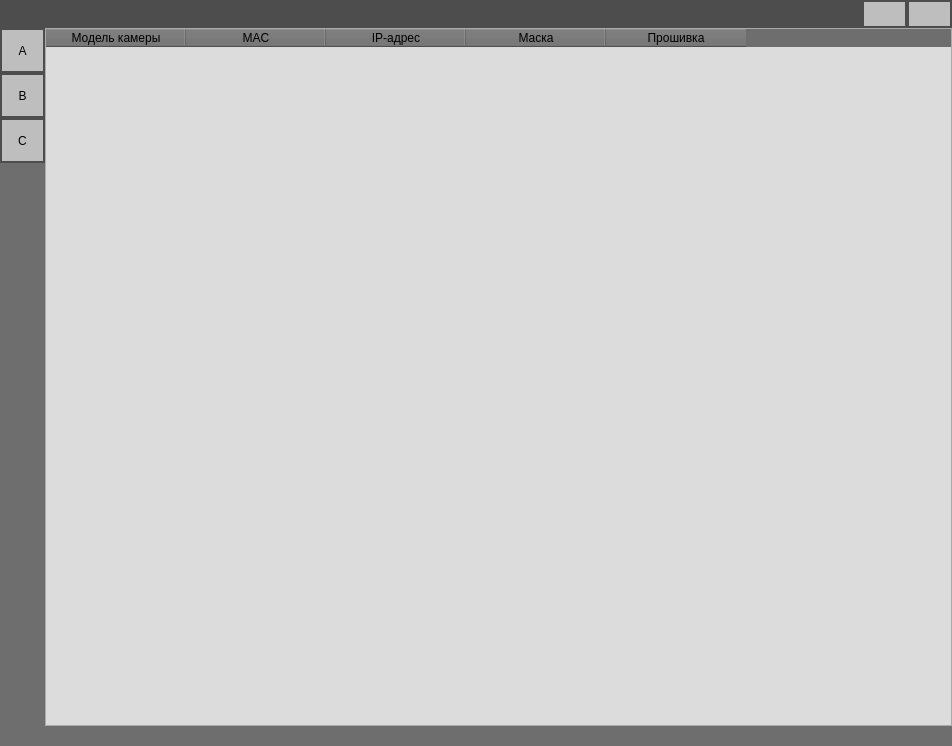
<?xml version="1.0" encoding="UTF-8"?>
<ui version="4.0">
 <class>MainWindow</class>
 <widget class="QMainWindow" name="MainWindow">
  <property name="geometry">
   <rect>
    <x>0</x>
    <y>0</y>
    <width>952</width>
    <height>746</height>
   </rect>
  </property>
  <property name="windowTitle">
   <string>MainWindow</string>
  </property>
  <widget class="QWidget" name="centralwidget">
   <property name="autoFillBackground">
    <bool>false</bool>
   </property>
   <property name="styleSheet">
    <string notr="true">QWidget {
background-color: rgb(110,110,110);
}</string>
   </property>
   <layout class="QVBoxLayout" name="verticalLayout_2">
    <property name="spacing">
     <number>0</number>
    </property>
    <property name="leftMargin">
     <number>0</number>
    </property>
    <property name="topMargin">
     <number>0</number>
    </property>
    <property name="rightMargin">
     <number>0</number>
    </property>
    <property name="bottomMargin">
     <number>0</number>
    </property>
    <item>
     <widget class="QFrame" name="horizontalFrame_top">
      <property name="maximumSize">
       <size>
        <width>16777215</width>
        <height>45</height>
       </size>
      </property>
      <property name="frameShadow">
       <enum>QFrame::Sunken</enum>
      </property>
      <layout class="QHBoxLayout" name="horizontalLayout">
       <property name="spacing">
        <number>0</number>
       </property>
       <property name="leftMargin">
        <number>0</number>
       </property>
       <property name="topMargin">
        <number>0</number>
       </property>
       <property name="rightMargin">
        <number>0</number>
       </property>
       <property name="bottomMargin">
        <number>0</number>
       </property>
       <item>
        <widget class="QFrame" name="verticalFrame_top">
         <property name="maximumSize">
          <size>
           <width>16777215</width>
           <height>45</height>
          </size>
         </property>
         <property name="frameShadow">
          <enum>QFrame::Raised</enum>
         </property>
         <layout class="QHBoxLayout" name="horizontalLayout_5">
          <property name="spacing">
           <number>0</number>
          </property>
          <property name="leftMargin">
           <number>0</number>
          </property>
          <property name="topMargin">
           <number>0</number>
          </property>
          <property name="rightMargin">
           <number>0</number>
          </property>
          <property name="bottomMargin">
           <number>0</number>
          </property>
          <item>
           <widget class="QLabel" name="label_top">
            <property name="maximumSize">
             <size>
              <width>16777215</width>
              <height>45</height>
             </size>
            </property>
            <property name="styleSheet">
             <string notr="true">QLabel {
background-color: rgb(77,77,77);
    spacing: 3px;           
    padding: 5px 10px;
    color: rgb(0,0,0);  
}
QLabel:pressed {
	border: 2px solid green;
    background-color: rgb(85, 170, 127);
    color: rgb(0,0,0);  
    border-radius: 5px;
}</string>
            </property>
            <property name="frameShadow">
             <enum>QFrame::Raised</enum>
            </property>
            <property name="text">
             <string/>
            </property>
           </widget>
          </item>
         </layout>
        </widget>
       </item>
       <item>
        <widget class="QFrame" name="frame_close">
         <property name="maximumSize">
          <size>
           <width>45</width>
           <height>45</height>
          </size>
         </property>
         <property name="frameShadow">
          <enum>QFrame::Raised</enum>
         </property>
         <layout class="QHBoxLayout" name="horizontalLayout_4">
          <property name="spacing">
           <number>0</number>
          </property>
          <property name="leftMargin">
           <number>0</number>
          </property>
          <property name="topMargin">
           <number>0</number>
          </property>
          <property name="rightMargin">
           <number>0</number>
          </property>
          <property name="bottomMargin">
           <number>0</number>
          </property>
          <item>
           <widget class="QPushButton" name="pushButton_min_window">
            <property name="maximumSize">
             <size>
              <width>45</width>
              <height>45</height>
             </size>
            </property>
            <property name="styleSheet">
             <string notr="true">QPushButton {
    spacing: 3px;           
    padding: 5px 10px;
    background-color: rgb(190,190,190);
    color: rgb(0,0,0);
	border: 2px solid rgb(77,77,77);
}
QPushButton:hover {
	background-color: rgb(255, 142, 119);
	border-radius: 3px;
}
QPushButton:pressed {
	border: 2px solid green;
    background-color: rgb(85, 170, 127);
    color: rgb(0,0,0);  
    border-radius: 2px;
}
QPushButton:disabled {
	background-color: rgb(220,220,220,);
	color: rgb(150,150,150,);
}</string>
            </property>
            <property name="text">
             <string/>
            </property>
            <property name="icon">
             <iconset>
              <normaloff>icon/min.png</normaloff>icon/min.png</iconset>
            </property>
            <property name="flat">
             <bool>true</bool>
            </property>
           </widget>
          </item>
         </layout>
        </widget>
       </item>
       <item>
        <widget class="QFrame" name="frame_min">
         <property name="maximumSize">
          <size>
           <width>45</width>
           <height>45</height>
          </size>
         </property>
         <property name="frameShadow">
          <enum>QFrame::Raised</enum>
         </property>
         <layout class="QHBoxLayout" name="horizontalLayout_2">
          <property name="spacing">
           <number>0</number>
          </property>
          <property name="leftMargin">
           <number>0</number>
          </property>
          <property name="topMargin">
           <number>0</number>
          </property>
          <property name="rightMargin">
           <number>0</number>
          </property>
          <property name="bottomMargin">
           <number>0</number>
          </property>
          <item>
           <widget class="QPushButton" name="pushButton_close_window">
            <property name="maximumSize">
             <size>
              <width>45</width>
              <height>45</height>
             </size>
            </property>
            <property name="styleSheet">
             <string notr="true">QPushButton {
    spacing: 3px;           
    padding: 5px 10px;
    background-color: rgb(190,190,190);
    color: rgb(0,0,0);
	border: 2px solid rgb(77,77,77);
}
QPushButton:hover {
	background-color: rgb(255, 142, 119);
	border-radius: 3px;
}
QPushButton:pressed {
	border: 2px solid green;
    background-color: rgb(85, 170, 127);
    color: rgb(0,0,0);  
    border-radius: 2px;
}
QPushButton:disabled {
	background-color: rgb(220,220,220,);
	color: rgb(150,150,150,);
}</string>
            </property>
            <property name="text">
             <string/>
            </property>
            <property name="icon">
             <iconset>
              <normaloff>icon/exit.png</normaloff>icon/exit.png</iconset>
            </property>
            <property name="flat">
             <bool>true</bool>
            </property>
           </widget>
          </item>
         </layout>
        </widget>
       </item>
      </layout>
     </widget>
    </item>
    <item>
     <widget class="QFrame" name="verticalFrame_bot">
      <property name="frameShadow">
       <enum>QFrame::Raised</enum>
      </property>
      <layout class="QHBoxLayout" name="horizontalLayout_3">
       <property name="spacing">
        <number>0</number>
       </property>
       <property name="leftMargin">
        <number>0</number>
       </property>
       <property name="topMargin">
        <number>0</number>
       </property>
       <property name="rightMargin">
        <number>0</number>
       </property>
       <property name="bottomMargin">
        <number>0</number>
       </property>
       <item>
        <widget class="QFrame" name="button_right">
         <property name="minimumSize">
          <size>
           <width>0</width>
           <height>0</height>
          </size>
         </property>
         <property name="maximumSize">
          <size>
           <width>45</width>
           <height>16777215</height>
          </size>
         </property>
         <property name="frameShadow">
          <enum>QFrame::Raised</enum>
         </property>
         <layout class="QVBoxLayout" name="verticalLayout_10">
          <property name="spacing">
           <number>0</number>
          </property>
          <property name="leftMargin">
           <number>0</number>
          </property>
          <property name="topMargin">
           <number>0</number>
          </property>
          <property name="rightMargin">
           <number>0</number>
          </property>
          <property name="bottomMargin">
           <number>0</number>
          </property>
          <item>
           <widget class="QFrame" name="vertical_button_3">
            <property name="maximumSize">
             <size>
              <width>45</width>
              <height>45</height>
             </size>
            </property>
            <property name="frameShadow">
             <enum>QFrame::Raised</enum>
            </property>
            <layout class="QVBoxLayout" name="verticalLayout_7">
             <property name="spacing">
              <number>0</number>
             </property>
             <property name="leftMargin">
              <number>0</number>
             </property>
             <property name="topMargin">
              <number>0</number>
             </property>
             <property name="rightMargin">
              <number>0</number>
             </property>
             <property name="bottomMargin">
              <number>0</number>
             </property>
             <item>
              <widget class="QPushButton" name="pushButton_A">
               <property name="minimumSize">
                <size>
                 <width>45</width>
                 <height>45</height>
                </size>
               </property>
               <property name="maximumSize">
                <size>
                 <width>45</width>
                 <height>45</height>
                </size>
               </property>
               <property name="styleSheet">
                <string notr="true">QPushButton {
    spacing: 3px;           
    padding: 5px 10px;
    background-color: rgb(190,190,190);
    color: rgb(0,0,0);
	border: 2px solid rgb(77,77,77);
}
QPushButton:hover {
	background-color: rgb(255, 142, 119);
	border-radius: 2px;
}
QPushButton:pressed {
	border: 2px solid green;
    background-color: rgb(85, 170, 127);
    color: rgb(0,0,0);  
    border-radius: 2px;
}
QPushButton:disabled {
	background-color: rgb(220,220,220,);
	color: rgb(150,150,150,);
}</string>
               </property>
               <property name="text">
                <string>A</string>
               </property>
               <property name="flat">
                <bool>true</bool>
               </property>
              </widget>
             </item>
            </layout>
           </widget>
          </item>
          <item>
           <widget class="QFrame" name="vertical_button_2">
            <property name="maximumSize">
             <size>
              <width>45</width>
              <height>45</height>
             </size>
            </property>
            <property name="frameShadow">
             <enum>QFrame::Raised</enum>
            </property>
            <layout class="QVBoxLayout" name="verticalLayout_6">
             <property name="spacing">
              <number>0</number>
             </property>
             <property name="leftMargin">
              <number>0</number>
             </property>
             <property name="topMargin">
              <number>0</number>
             </property>
             <property name="rightMargin">
              <number>0</number>
             </property>
             <property name="bottomMargin">
              <number>0</number>
             </property>
             <item>
              <widget class="QPushButton" name="pushButton_B">
               <property name="minimumSize">
                <size>
                 <width>45</width>
                 <height>45</height>
                </size>
               </property>
               <property name="maximumSize">
                <size>
                 <width>45</width>
                 <height>45</height>
                </size>
               </property>
               <property name="styleSheet">
                <string notr="true">QPushButton {
    spacing: 3px;           
    padding: 5px 10px;
    background-color: rgb(190,190,190);
    color: rgb(0,0,0);
	border: 2px solid rgb(77,77,77);
}
QPushButton:hover {
	background-color: rgb(255, 142, 119);
	border-radius: 3px;
}
QPushButton:pressed {
	border: 2px solid green;
    background-color: rgb(85, 170, 127);
    color: rgb(0,0,0);  
    border-radius: 2px;
}
QPushButton:disabled {
	background-color: rgb(220,220,220,);
	color: rgb(150,150,150,);
}</string>
               </property>
               <property name="text">
                <string>B</string>
               </property>
               <property name="flat">
                <bool>true</bool>
               </property>
              </widget>
             </item>
            </layout>
           </widget>
          </item>
          <item>
           <widget class="QFrame" name="vertical_button_1">
            <property name="maximumSize">
             <size>
              <width>45</width>
              <height>45</height>
             </size>
            </property>
            <property name="frameShadow">
             <enum>QFrame::Raised</enum>
            </property>
            <layout class="QVBoxLayout" name="verticalLayout_5">
             <property name="spacing">
              <number>0</number>
             </property>
             <property name="leftMargin">
              <number>0</number>
             </property>
             <property name="topMargin">
              <number>0</number>
             </property>
             <property name="rightMargin">
              <number>0</number>
             </property>
             <property name="bottomMargin">
              <number>0</number>
             </property>
             <item>
              <widget class="QPushButton" name="pushButton_C">
               <property name="minimumSize">
                <size>
                 <width>45</width>
                 <height>45</height>
                </size>
               </property>
               <property name="maximumSize">
                <size>
                 <width>45</width>
                 <height>45</height>
                </size>
               </property>
               <property name="styleSheet">
                <string notr="true">QPushButton {
    spacing: 3px;           
	 padding: 5px 10px;
    background-color: rgb(190,190,190);
    color: rgb(0,0,0);
	 border: 2px solid rgb(77,77,77);
}
QPushButton:hover {
	background-color: rgb(255, 142, 119);
	border-radius: 3px;
}
QPushButton:pressed {
	 border: 2px solid green;
    background-color: rgb(85, 170, 127);
    color: rgb(0,0,0);  
    border-radius: 2px;
}
QPushButton:disabled {
	background-color: rgb(220,220,220,);
	color: rgb(150,150,150,);
}</string>
               </property>
               <property name="text">
                <string>C</string>
               </property>
               <property name="flat">
                <bool>true</bool>
               </property>
              </widget>
             </item>
            </layout>
           </widget>
          </item>
          <item>
           <widget class="QFrame" name="verticalFrame">
            <property name="maximumSize">
             <size>
              <width>45</width>
              <height>16777215</height>
             </size>
            </property>
            <layout class="QVBoxLayout" name="verticalLayout_9">
             <property name="spacing">
              <number>0</number>
             </property>
             <property name="leftMargin">
              <number>0</number>
             </property>
             <property name="topMargin">
              <number>0</number>
             </property>
             <property name="rightMargin">
              <number>0</number>
             </property>
             <property name="bottomMargin">
              <number>0</number>
             </property>
             <item>
              <widget class="QLabel" name="label_3">
               <property name="maximumSize">
                <size>
                 <width>45</width>
                 <height>16777215</height>
                </size>
               </property>
               <property name="text">
                <string/>
               </property>
              </widget>
             </item>
            </layout>
           </widget>
          </item>
         </layout>
        </widget>
       </item>
       <item>
        <widget class="QFrame" name="see_frame">
         <property name="frameShadow">
          <enum>QFrame::Raised</enum>
         </property>
         <layout class="QVBoxLayout" name="verticalLayout_3">
          <property name="spacing">
           <number>0</number>
          </property>
          <property name="leftMargin">
           <number>0</number>
          </property>
          <property name="topMargin">
           <number>0</number>
          </property>
          <property name="rightMargin">
           <number>0</number>
          </property>
          <property name="bottomMargin">
           <number>0</number>
          </property>
          <item>
           <widget class="QFrame" name="tb_frame">
            <layout class="QVBoxLayout" name="verticalLayout_4">
             <property name="spacing">
              <number>0</number>
             </property>
             <property name="leftMargin">
              <number>0</number>
             </property>
             <property name="topMargin">
              <number>0</number>
             </property>
             <property name="rightMargin">
              <number>0</number>
             </property>
             <property name="bottomMargin">
              <number>0</number>
             </property>
             <item>
              <widget class="QTableWidget" name="tableWidget_search_camera">
               <property name="enabled">
                <bool>true</bool>
               </property>
               <property name="cursor" stdset="0">
                <cursorShape>ArrowCursor</cursorShape>
               </property>
               <property name="layoutDirection">
                <enum>Qt::LeftToRight</enum>
               </property>
               <property name="styleSheet">
                <string notr="true">QTableWidget {
    background-color: rgb(220,220,220);
    color: rgb(0,0,0);  
}
QTableWidget:pressed {
	border: 2px solid green;
    background-color: rgb(85, 170, 127);
    color: rgb(0,0,0);  
}</string>
               </property>
               <property name="frameShadow">
                <enum>QFrame::Plain</enum>
               </property>
               <property name="editTriggers">
                <set>QAbstractItemView::NoEditTriggers</set>
               </property>
               <property name="sortingEnabled">
                <bool>true</bool>
               </property>
               <property name="wordWrap">
                <bool>false</bool>
               </property>
               <property name="cornerButtonEnabled">
                <bool>true</bool>
               </property>
               <attribute name="horizontalHeaderVisible">
                <bool>true</bool>
               </attribute>
               <attribute name="horizontalHeaderCascadingSectionResizes">
                <bool>false</bool>
               </attribute>
               <attribute name="horizontalHeaderDefaultSectionSize">
                <number>140</number>
               </attribute>
               <attribute name="horizontalHeaderHighlightSections">
                <bool>true</bool>
               </attribute>
               <attribute name="horizontalHeaderShowSortIndicator" stdset="0">
                <bool>true</bool>
               </attribute>
               <attribute name="verticalHeaderVisible">
                <bool>false</bool>
               </attribute>
               <attribute name="verticalHeaderShowSortIndicator" stdset="0">
                <bool>false</bool>
               </attribute>
               <column>
                <property name="text">
                 <string>Модель камеры</string>
                </property>
                <property name="background">
                 <color alpha="0">
                  <red>203</red>
                  <green>0</green>
                  <blue>0</blue>
                 </color>
                </property>
               </column>
               <column>
                <property name="text">
                 <string>MAC</string>
                </property>
               </column>
               <column>
                <property name="text">
                 <string>IP-адрес</string>
                </property>
               </column>
               <column>
                <property name="text">
                 <string>Маска</string>
                </property>
               </column>
               <column>
                <property name="text">
                 <string>Прошивка</string>
                </property>
               </column>
              </widget>
             </item>
            </layout>
           </widget>
          </item>
          <item>
           <widget class="QFrame" name="low_bot">
            <property name="minimumSize">
             <size>
              <width>0</width>
              <height>20</height>
             </size>
            </property>
            <layout class="QHBoxLayout" name="horizontalLayout_6">
             <property name="spacing">
              <number>0</number>
             </property>
             <property name="leftMargin">
              <number>0</number>
             </property>
             <property name="topMargin">
              <number>0</number>
             </property>
             <property name="rightMargin">
              <number>0</number>
             </property>
             <property name="bottomMargin">
              <number>0</number>
             </property>
             <item>
              <widget class="QFrame" name="horizontalFrame_2">
               <property name="maximumSize">
                <size>
                 <width>16777215</width>
                 <height>20</height>
                </size>
               </property>
               <property name="frameShadow">
                <enum>QFrame::Raised</enum>
               </property>
               <layout class="QHBoxLayout" name="horizontalLayout_9">
                <property name="spacing">
                 <number>0</number>
                </property>
                <property name="leftMargin">
                 <number>0</number>
                </property>
                <property name="topMargin">
                 <number>0</number>
                </property>
                <property name="rightMargin">
                 <number>0</number>
                </property>
                <property name="bottomMargin">
                 <number>0</number>
                </property>
               </layout>
              </widget>
             </item>
             <item>
              <widget class="QFrame" name="resize_button">
               <property name="maximumSize">
                <size>
                 <width>20</width>
                 <height>20</height>
                </size>
               </property>
               <property name="frameShadow">
                <enum>QFrame::Raised</enum>
               </property>
               <layout class="QHBoxLayout" name="horizontalLayout_8">
                <property name="spacing">
                 <number>0</number>
                </property>
                <property name="leftMargin">
                 <number>0</number>
                </property>
                <property name="topMargin">
                 <number>0</number>
                </property>
                <property name="rightMargin">
                 <number>0</number>
                </property>
                <property name="bottomMargin">
                 <number>0</number>
                </property>
                <item>
                 <widget class="QLabel" name="label">
                  <property name="minimumSize">
                   <size>
                    <width>20</width>
                    <height>20</height>
                   </size>
                  </property>
                  <property name="frameShadow">
                   <enum>QFrame::Raised</enum>
                  </property>
                  <property name="text">
                   <string/>
                  </property>
                  <property name="pixmap">
                   <pixmap>icon/right_down.png</pixmap>
                  </property>
                  <property name="scaledContents">
                   <bool>true</bool>
                  </property>
                  <property name="alignment">
                   <set>Qt::AlignCenter</set>
                  </property>
                 </widget>
                </item>
               </layout>
              </widget>
             </item>
            </layout>
           </widget>
          </item>
         </layout>
        </widget>
       </item>
      </layout>
     </widget>
    </item>
   </layout>
  </widget>
 </widget>
 <resources/>
 <connections>
  <connection>
   <sender>pushButton_min_window</sender>
   <signal>clicked(bool)</signal>
   <receiver>MainWindow</receiver>
   <slot>showMinimized()</slot>
   <hints>
    <hint type="sourcelabel">
     <x>917</x>
     <y>15</y>
    </hint>
    <hint type="destinationlabel">
     <x>492</x>
     <y>344</y>
    </hint>
   </hints>
  </connection>
  <connection>
   <sender>pushButton_close_window</sender>
   <signal>clicked(bool)</signal>
   <receiver>MainWindow</receiver>
   <slot>close()</slot>
   <hints>
    <hint type="sourcelabel">
     <x>962</x>
     <y>15</y>
    </hint>
    <hint type="destinationlabel">
     <x>492</x>
     <y>344</y>
    </hint>
   </hints>
  </connection>
 </connections>
</ui>
